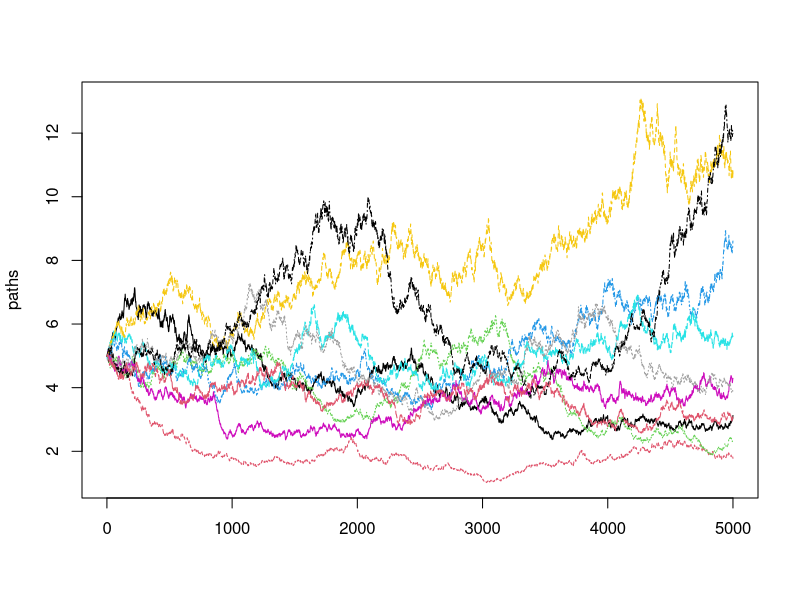
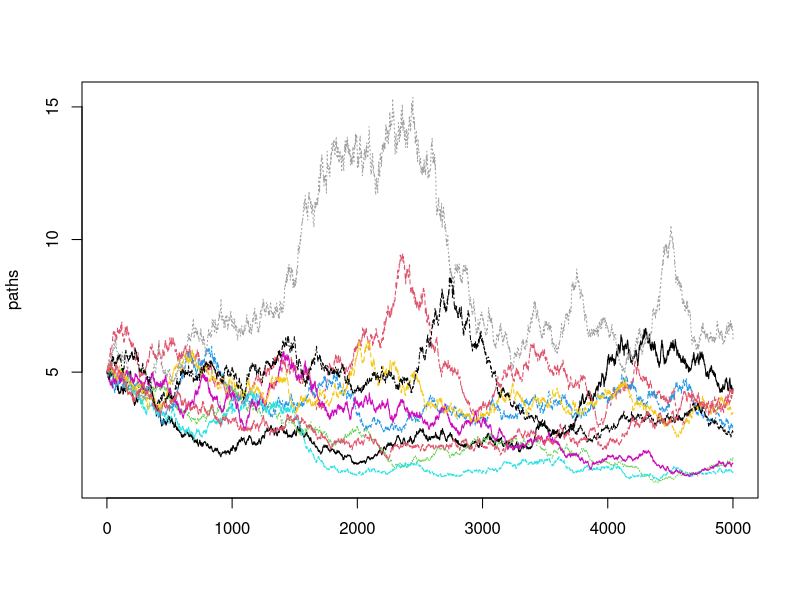
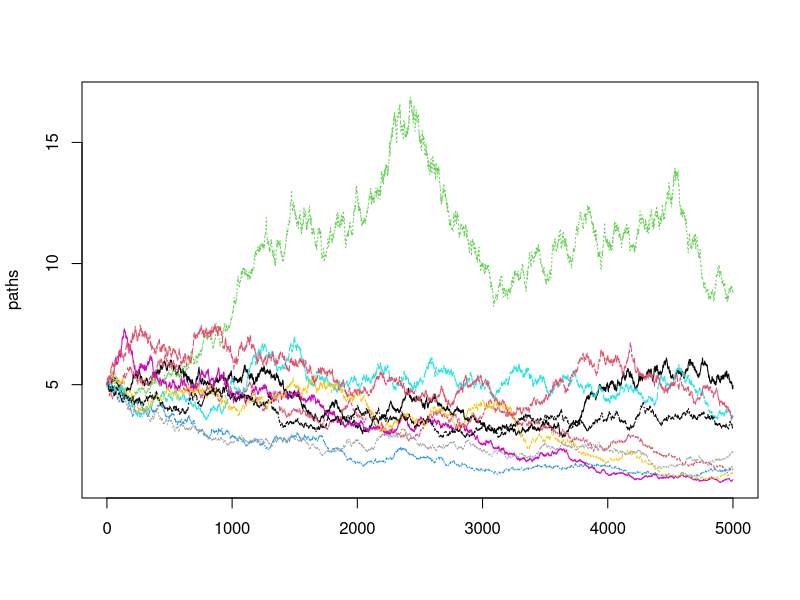
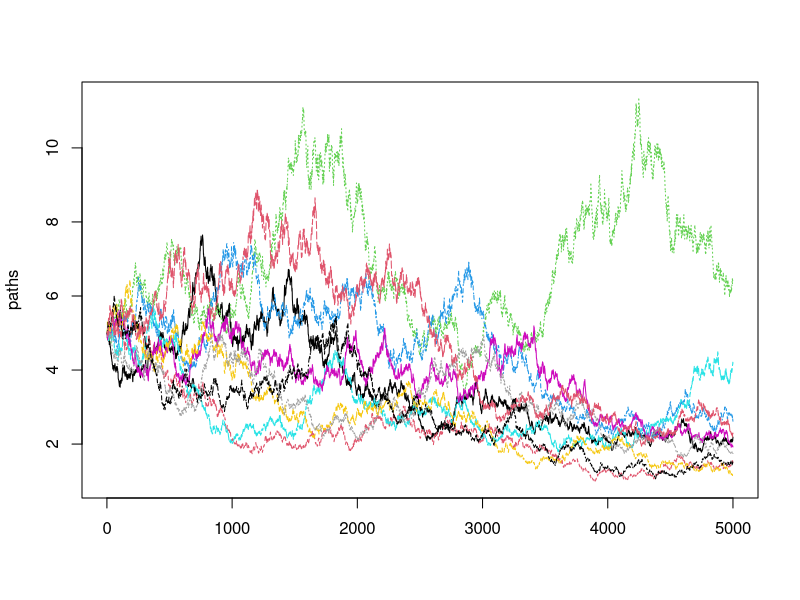

The R source for these figures, in order:
mean<-c(0.06,-0.06)
sigma<-c(0.3,0.4)

interval<-c(0,5)
n<-10
k<-5000

division<-(interval[2]-interval[1])/k
sqr_division<-division^(1/2)

for(mu in mean){
	for(sd in sigma){

		paths<-matrix(nrow=k,ncol=n)

		for(i in 1:n){

			paths[1,i]<-5

			for(j in 2:k){
				paths[j,i]<-paths[j-1,i]*
				exp((mu-(sd^2)/2)*division+
					sd*sqr_division*rnorm(1) )
			}
		}

		filename<-paste("que1_",mu,"_",sd,".png")
		png(filename)
		matplot(paths,col=1:10,type='l')
	}
}
